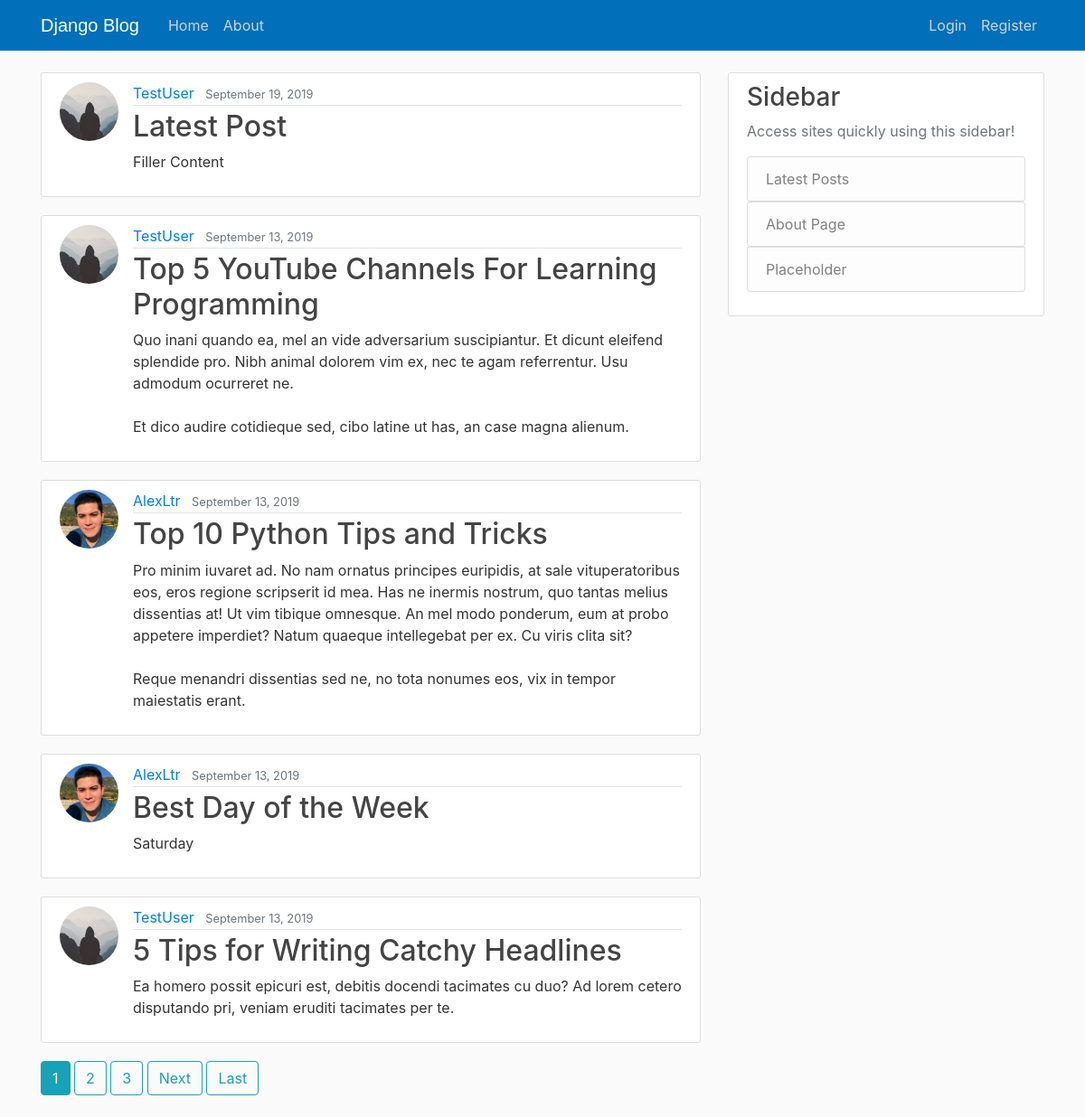
The page / on the database its author committed.
### blog/models.py (models this page shows, shortened)
class Post(models.Model):
	title = models.CharField(max_length=100)
	content = models.TextField()
	date_posted = models.DateTimeField(default=timezone.now)
	author = models.ForeignKey(User, on_delete=models.CASCADE)
	"""
	Redirect vs Reverse:
	Redirect redirects you to a specific route.
	Reverse returns full url to that route as a string.
	"""

### users/models.py (models this page shows, shortened)
class Profile(models.Model):
	user = models.OneToOneField(User, on_delete=models.CASCADE)
	image = models.ImageField(default='default.jpg', upload_to='profile_pics')

### blog/views.py (the view)
# urls.py: path('', PostListView.as_view(), name='blog-home'),
class PostListView(ListView):
	model = Post
	template_name = 'blog/home.html' # <app>/<model>_<viewtype>.html
	context_object_name = 'posts'
	ordering = ['-date_posted'] # ordered from newest to oldest in terms of date_posted thanks to - sign
	paginate_by = 5

### blog/templates/blog/home.html (shortened to what this page needs)
{% extends "blog/base.html" %}
{% block content %}
	{% for post in posts %}
		<article class="media content-section">
		  <img class="rounded-circle article-img" src="{{ post.author.profile.image.url }}">
		  <div class="media-body">
		    <div class="article-metadata">
		      <a class="mr-2" href="{% url 'user-posts' post.author.username %}">{{ post.author }}</a>
		      <small class="text-muted">{{ post.date_posted|date:"F d, Y" }}</small>
		    </div>
		    <h2><a class="article-title" href="{% url 'post-detail' post.id %}">{{ post.title }}</a></h2>
		    <p class="article-content">{{ post.content }}</p>
		  </div>
		</article>
	{% endfor %}
	{% if is_paginated %}
		{% for num in page_obj.paginator.page_range %}
			{% if page_obj.number == num %}
				<a class="btn btn-info mb-4" href="?page={{ num }}">{{ num }}</a>
			{% elif num > page_obj.number|add:'-3' and num < page_obj.number|add:'3' %}
				<a class="btn btn-outline-info mb-4" href="?page={{ num }}">{{ num }}</a>
			{% endif %}
		{% endfor %}
		{% if page_obj.has_next %}
			<a class="btn btn-outline-info mb-4" href="?page={{ page_obj.next_page_number }}">Next</a>
			<a class="btn btn-outline-info mb-4" href="?page={{ page_obj.paginator.num_pages }}">Last</a>
		{% endif %}
	{% endif %}
{% endblock content %}

### blog/templates/blog/base.html (shortened to what this page needs)
{% load static %}
<!DOCTYPE html>
<html>
<head>
    <link rel="stylesheet" href="https://maxcdn.bootstrapcdn.com/bootstrap/4.0.0/css/bootstrap.min.css">
	<link rel="stylesheet" type="text/css" href="{% static 'blog/main.css' %}">
</head>
<body>
	<header class="site-header">
	  <nav class="navbar navbar-expand-md navbar-dark fixed-top">
	    <div class="container">
	      <a class="navbar-brand mr-4" href="{% url 'blog-home' %}">Django Blog</a>
	      <div class="collapse navbar-collapse" id="navbarToggle">
	        <div class="navbar-nav mr-auto">
	          <a class="nav-item nav-link" href="{% url 'blog-home' %}">Home</a>
	          <a class="nav-item nav-link" href="{% url 'blog-about' %}">About</a>
	        </div>
	        <div class="navbar-nav">
	          {% if user.is_authenticated %}
	        	<a class="nav-item nav-link" href="{% url 'post-create' %}">New Post</a>
		        <a class="nav-item nav-link" href="{% url 'profile' %}">Profile</a>
		        <a class="nav-item nav-link" href="{% url 'logout' %}">Logout</a>
	          {% else %}
		        <a class="nav-item nav-link" href="{% url 'login' %}">Login</a>
		        <a class="nav-item nav-link" href="{% url 'register' %}">Register</a>
		      {% endif %}
	        </div>
	      </div>
	    </div>
	  </nav>
	</header>
	<main role="main" class="container">
	  <div class="row">
	    <div class="col-md-8">
	    	{% block content %}{% endblock %}
	    </div>
	    <div class="col-md-4">
	      <div class="content-section">
	        <h3>Sidebar</h3>
	        <p class='text-muted'>Access sites quickly using this sidebar!
	          <ul class="list-group">
	            <a href="{% url 'blog-home' %}"><li class="list-group-item list-group-item-light">Latest Posts</li></a>
	            <a href="{% url 'blog-about' %}"><li class="list-group-item list-group-item-light">About Page</li></a>
	            <li class="list-group-item list-group-item-light">Placeholder</li>
	          </ul>
	        </p>
	      </div>
	    </div>
	  </div>
	</main>
</body>
</html>

### blog/static/blog/main.css (style rules this page uses)
body { background: #fafafa; color: #333333; margin-top: 5rem; }
h1, h2, h3, h4, h5, h6 { color: #444444; }
ul { margin: 0; }
.site-header .navbar-nav .nav-link { color: #cbd5db; }
.content-section { background: #ffffff; padding: 10px 20px; border: 1px solid #dddddd; border-radius: 3px; margin-bottom: 20px; }
.article-title { color: #444444; }
.article-content { white-space: pre-line; }
.article-img { height: 65px; width: 65px; margin-right: 16px; }
.article-metadata { padding-bottom: 1px; margin-bottom: 4px; border-bottom: 1px solid #e3e3e3 }
.navbar { background-color: #016FB9; }
.navbar-brand { font-family: 'Verdana', sans-serif; }

### rows shown on the page
Post: author.profile.image (placeholder picture), author "TestUser", date_posted "September 19, 2019", title "Latest Post", content "Filler Content"
Post: author.profile.image (placeholder picture), author "TestUser", date_posted "September 13, 2019", title "Top 5 YouTube Channels For Learning Programming", content "Quo inani quando ea, mel an vide adversarium suscipiantur. Et dicunt eleifend splendide pro. Nibh animal dolorem vim ex, nec te agam referrentur. Usu admodum ocurreret ne. Et dico audire cotidieque sed, cibo latine ut has, an case magna alienum."
Post: author.profile.image (picture), author "AlexLtr", date_posted "September 13, 2019", title "Top 10 Python Tips and Tricks", content "Pro minim iuvaret ad. No nam ornatus principes euripidis, at sale vituperatoribus eos, eros regione scripserit id mea. Has ne inermis nostrum, quo tantas melius dissentias at! Ut vim tibique omnesque. An mel modo ponderum, eum at probo appetere imperdiet? Natum quaeque intellegebat per ex. Cu viris clita sit? Reque menandri dissentias sed ne, no tota nonumes eos, vix in tempor maiestatis erant."
Post: author.profile.image (picture), author "AlexLtr", date_posted "September 13, 2019", title "Best Day of the Week", content "Saturday"
Post: author.profile.image (placeholder picture), author "TestUser", date_posted "September 13, 2019", title "5 Tips for Writing Catchy Headlines", content "Ea homero possit epicuri est, debitis docendi tacimates cu duo? Ad lorem cetero disputando pri, veniam eruditi tacimates per te."

### other values the page prints
{{ num }} "1"
{{ num }} "2" "3"
